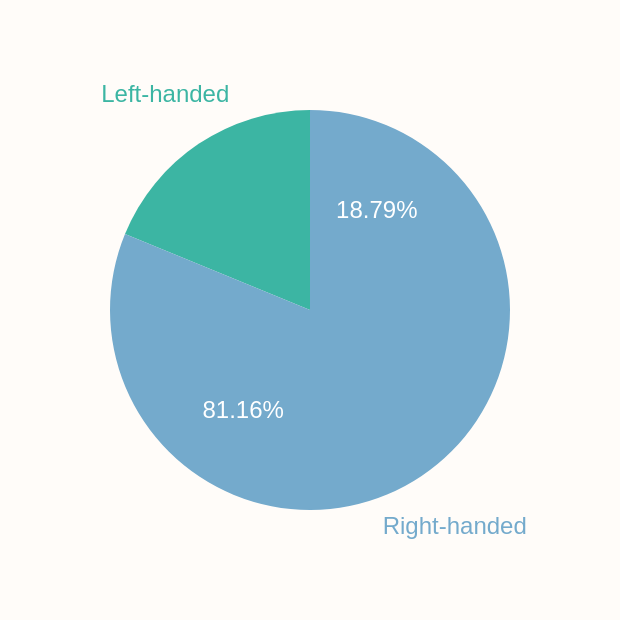

This figure's Vega-Lite source:
### Vega-Lite specification from a JSON file in a GitHub repository (floating-point values rounded to 4 significant figures)
{"$schema": "https://vega.github.io/schema/vega-lite/v5.json", "data": {"values": [{"winner_hand": "Left-handed", "n": "765", "percent": "0.18786836935166995"}, {"winner_hand": "Right-handed", "n": "3305", "percent": "0.8116404715127702"}, {"winner_hand": "U", "n": "2", "percent": "4.911591355599214e-4"}]}, "transform": [{"filter": "datum.winner_hand == 'Left-handed' || datum.winner_hand == 'Right-handed'"}, {"calculate": "datum.winner_hand", "as": "Hand"}, {"calculate": "datum.percent", "as": "Percentage"}], "encoding": {"color": {"field": "Hand", "type": "nominal", "legend": null, "scale": {"domain": ["Left-handed", "Right-handed"], "range": ["#3cb5a3", "#74aacc"]}}, "theta": {"field": "Percentage", "type": "quantitative", "stack": true}}, "layer": [{"mark": {"type": "arc", "outerRadius": 100}, "encoding": {"tooltip": [{"field": "winner_hand", "type": "nominal", "title": "Hand"}, {"field": "Percentage", "format": ".2%"}]}}, {"mark": {"type": "text", "radius": 130, "fontSize": 12}, "encoding": {"text": {"field": "winner_hand", "type": "nominal", "title": "Hand"}}}, {"mark": {"type": "text", "radius": 60, "fontSize": 12}, "encoding": {"angle": {"value": 0}, "theta": {"field": "percent", "type": "quantitative", "stack": true}, "text": {"field": "percent", "type": "nominal", "format": ".2%"}, "color": {"value": "white"}}}], "config": {"background": "#fffcf9"}}
